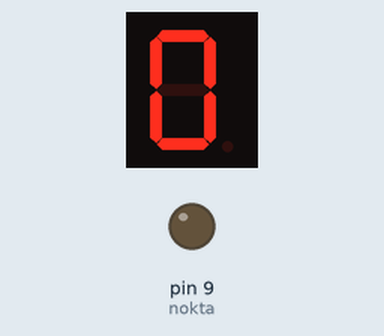
Bench run of a sketch on a simulated Arduino Uno, built with avr-gcc and run on an emulated ATmega328P. On the bench: 1-digit seven-segment display, output pins drawn as LEDs (lit = HIGH). Wiring (inferred from the names in the program): 1-digit 7-segment display, segments lit when HIGH: segments pin 2, pin 3, pin 4, pin 5, pin 6, pin 7, pin 8. The segment pins are drawn as the display they are named for; pins used as bus, display or sensor lines are not drawn.

Above: at 0.1 s.
At 3.1 s:
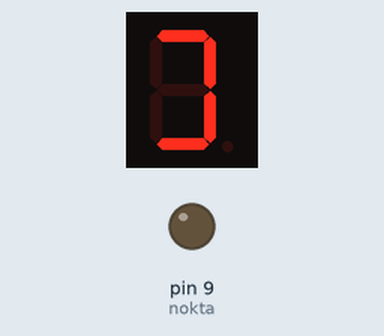
At 5.1 s:
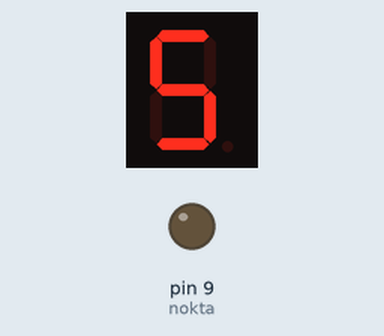
At 7.1 s:
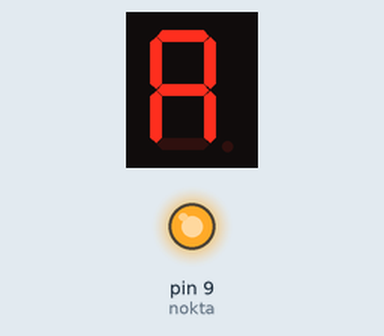
Timing chart, 0 to 39.5 s (numbered marks = the images above):
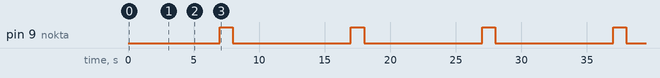

Measured:
- by itself, pin 9 (nokta): alternates HIGH for 1.0 s and LOW for 9.0 s
- by itself, everything shown: repeats every 10.0 s, in 10 steps
- what the display in image 1 shows lasts 1.0 s, from 3.0 s to 4.0 s

The sketch:

countdown_7_segment.ino
```cpp
int a=2;
int b=3;
int c=4;
int d=5;
int e=6;
int f=7;
int g=8;
int nokta=9;
void setup()
{
  pinMode(a, OUTPUT);
  pinMode(b, OUTPUT);
  pinMode(c, OUTPUT);
  pinMode(d, OUTPUT);
  pinMode(e, OUTPUT);
  pinMode(f, OUTPUT);
  pinMode(g, OUTPUT);
  pinMode(nokta, OUTPUT);
}

void loop()
{
  sifir();
  delay(1000);
  bir();
  delay(1000);
  iki();
  delay(1000);
  uc();
  delay(1000);
  dort();
  delay(1000);
  bes();
  delay(1000);
  alti();
  delay(1000);
  yedi();
  delay(1000);
  sekiz();
  delay(1000);
  dokuz();
  delay(1000);
}
int sifir(){
digitalWrite(a, HIGH);
digitalWrite(b, HIGH);
digitalWrite(c, HIGH);
digitalWrite(d, HIGH);
digitalWrite(e, HIGH);
digitalWrite(f, HIGH);
digitalWrite(g, LOW);
digitalWrite(nokta, LOW);
}
int bir(){
digitalWrite(a, LOW);
digitalWrite(b, HIGH);
digitalWrite(c, HIGH);
digitalWrite(d, LOW);
digitalWrite(e, LOW);
digitalWrite(f, LOW);
digitalWrite(g, LOW);
digitalWrite(nokta,LOW);
}
int iki(){
digitalWrite(a, HIGH);
digitalWrite(b, HIGH);
digitalWrite(c, LOW);
digitalWrite(d, HIGH);
digitalWrite(e, HIGH);
digitalWrite(f, LOW);
digitalWrite(g, HIGH);
digitalWrite(nokta, LOW);
}
int uc(){
digitalWrite(a, HIGH);
digitalWrite(b, HIGH);
digitalWrite(c, HIGH);
digitalWrite(d, HIGH);
digitalWrite(e, LOW);
digitalWrite(f, LOW);
digitalWrite(g, LOW);
digitalWrite(nokta, LOW);
}
int dort(){
digitalWrite(a, LOW);
digitalWrite(b, HIGH);
digitalWrite(c, HIGH);
digitalWrite(d, LOW);
digitalWrite(e, LOW);
digitalWrite(f, HIGH);
digitalWrite(g, HIGH);
digitalWrite(nokta, LOW);
}
int bes(){
digitalWrite(a, HIGH);
digitalWrite(b, LOW);
digitalWrite(c, HIGH);
digitalWrite(d, HIGH);
digitalWrite(e, LOW);
digitalWrite(f, HIGH);
digitalWrite(g, HIGH);
digitalWrite(nokta, LOW);
}
int alti(){
digitalWrite(a, HIGH);
digitalWrite(b, LOW);
digitalWrite(c, HIGH);
digitalWrite(d, HIGH);
digitalWrite(e, HIGH);
digitalWrite(f, HIGH);
digitalWrite(g, HIGH);
digitalWrite(nokta, LOW);
}
int yedi(){
digitalWrite(a, HIGH);
digitalWrite(b, HIGH);
digitalWrite(c, HIGH);
digitalWrite(d, LOW);
digitalWrite(e, HIGH);
digitalWrite(f, HIGH);
digitalWrite(g, HIGH);
digitalWrite(nokta, HIGH);
}
int sekiz(){
digitalWrite(a, HIGH);
digitalWrite(b, HIGH);
digitalWrite(c, HIGH);
digitalWrite(d, HIGH);
digitalWrite(e, HIGH);
digitalWrite(f, HIGH);
digitalWrite(g, HIGH);
digitalWrite(nokta, LOW);
}
int dokuz(){
digitalWrite(a, HIGH);
digitalWrite(b, HIGH);
digitalWrite(c, HIGH);
digitalWrite(d, HIGH);
digitalWrite(e, LOW);
digitalWrite(f, HIGH);
digitalWrite(g, HIGH);
digitalWrite(nokta, LOW);
}
```
